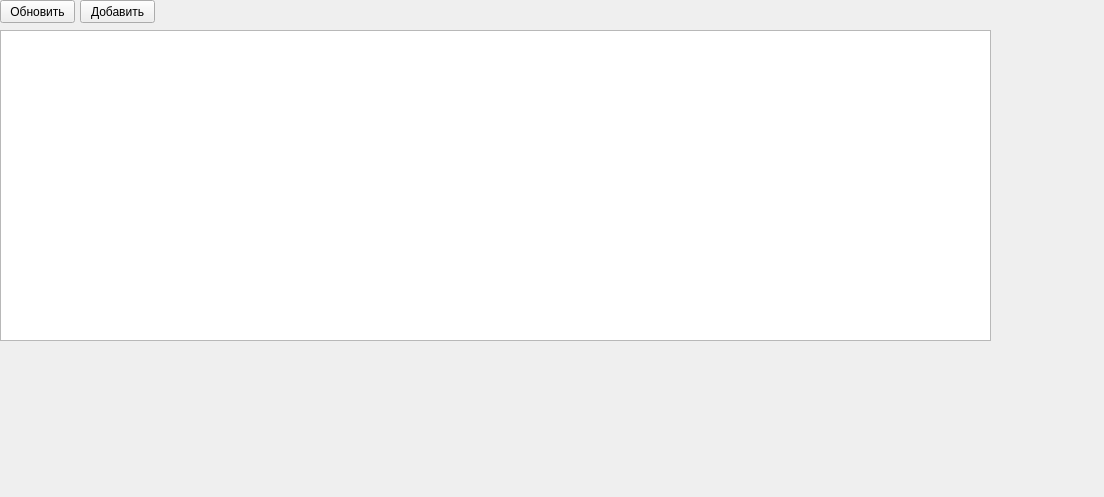
<?xml version="1.0" encoding="UTF-8"?>
<ui version="4.0">
 <class>Form</class>
 <widget class="QWidget" name="Form">
  <property name="geometry">
   <rect>
    <x>0</x>
    <y>0</y>
    <width>1104</width>
    <height>497</height>
   </rect>
  </property>
  <property name="windowTitle">
   <string>Form</string>
  </property>
  <widget class="QTableWidget" name="tw_top">
   <property name="geometry">
    <rect>
     <x>0</x>
     <y>30</y>
     <width>991</width>
     <height>311</height>
    </rect>
   </property>
  </widget>
  <widget class="QPushButton" name="pushButton">
   <property name="geometry">
    <rect>
     <x>0</x>
     <y>0</y>
     <width>75</width>
     <height>23</height>
    </rect>
   </property>
   <property name="text">
    <string>Обновить</string>
   </property>
  </widget>
  <widget class="QPushButton" name="pushButton_2">
   <property name="geometry">
    <rect>
     <x>80</x>
     <y>0</y>
     <width>75</width>
     <height>23</height>
    </rect>
   </property>
   <property name="text">
    <string>Добавить</string>
   </property>
  </widget>
 </widget>
 <resources/>
 <connections/>
</ui>
